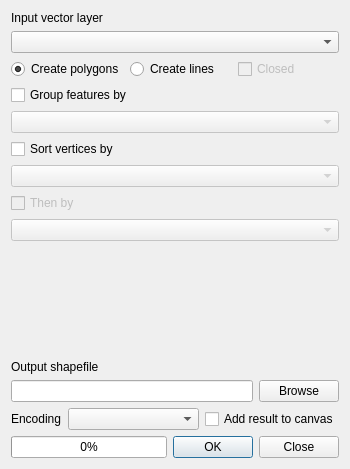
<?xml version="1.0" encoding="UTF-8"?>
<ui version="4.0">
 <class>Dialog</class>
 <widget class="QDialog" name="Dialog">
  <property name="geometry">
   <rect>
    <x>0</x>
    <y>0</y>
    <width>350</width>
    <height>469</height>
   </rect>
  </property>
  <property name="windowTitle">
   <string>Points2One</string>
  </property>
  <property name="locale">
   <locale language="English" country="UnitedStates"/>
  </property>
  <layout class="QVBoxLayout" name="verticalLayout">
   <item>
    <widget class="QLabel" name="label">
     <property name="sizePolicy">
      <sizepolicy hsizetype="Preferred" vsizetype="Preferred">
       <horstretch>0</horstretch>
       <verstretch>0</verstretch>
      </sizepolicy>
     </property>
     <property name="text">
      <string>Input vector layer</string>
     </property>
    </widget>
   </item>
   <item>
    <widget class="QgsMapLayerComboBox" name="wInputLayer">
     <property name="filters">
      <set>QgsMapLayerProxyModel::PointLayer</set>
     </property>
    </widget>
   </item>
   <item>
    <layout class="QHBoxLayout" name="horizontalLayout_4">
     <item>
      <widget class="QRadioButton" name="wCreatePolygons">
       <property name="text">
        <string>Create polygons</string>
       </property>
       <property name="checked">
        <bool>true</bool>
       </property>
      </widget>
     </item>
     <item>
      <widget class="QRadioButton" name="wCreateLines">
       <property name="text">
        <string>Create lines</string>
       </property>
      </widget>
     </item>
     <item>
      <widget class="QCheckBox" name="wCloseLines">
       <property name="enabled">
        <bool>false</bool>
       </property>
       <property name="text">
        <string>Closed</string>
       </property>
       <property name="checkable">
        <bool>true</bool>
       </property>
      </widget>
     </item>
    </layout>
   </item>
   <item>
    <widget class="QCheckBox" name="wGroup">
     <property name="text">
      <string>Group features by</string>
     </property>
    </widget>
   </item>
   <item>
    <widget class="QgsFieldComboBox" name="wGroupField">
     <property name="enabled">
      <bool>false</bool>
     </property>
    </widget>
   </item>
   <item>
    <widget class="QCheckBox" name="wSort1">
     <property name="text">
      <string>Sort vertices by</string>
     </property>
    </widget>
   </item>
   <item>
    <widget class="QgsFieldComboBox" name="wSortField1">
     <property name="enabled">
      <bool>false</bool>
     </property>
    </widget>
   </item>
   <item>
    <widget class="QCheckBox" name="wSort2">
     <property name="enabled">
      <bool>false</bool>
     </property>
     <property name="text">
      <string>Then by</string>
     </property>
    </widget>
   </item>
   <item>
    <widget class="QgsFieldComboBox" name="wSortField2">
     <property name="enabled">
      <bool>false</bool>
     </property>
    </widget>
   </item>
   <item>
    <spacer name="verticalSpacer">
     <property name="orientation">
      <enum>Qt::Vertical</enum>
     </property>
     <property name="sizeHint" stdset="0">
      <size>
       <width>20</width>
       <height>40</height>
      </size>
     </property>
    </spacer>
   </item>
   <item>
    <widget class="QLabel" name="label_2">
     <property name="text">
      <string>Output shapefile</string>
     </property>
    </widget>
   </item>
   <item>
    <layout class="QHBoxLayout" name="horizontalLayout">
     <item>
      <widget class="QLineEdit" name="wOutputFileName">
       <property name="readOnly">
        <bool>true</bool>
       </property>
      </widget>
     </item>
     <item>
      <widget class="QPushButton" name="wBrowse">
       <property name="text">
        <string>Browse</string>
       </property>
      </widget>
     </item>
    </layout>
   </item>
   <item>
    <layout class="QHBoxLayout" name="horizontalLayout_2">
     <item>
      <widget class="QLabel" name="label_3">
       <property name="sizePolicy">
        <sizepolicy hsizetype="Maximum" vsizetype="Preferred">
         <horstretch>0</horstretch>
         <verstretch>0</verstretch>
        </sizepolicy>
       </property>
       <property name="text">
        <string>Encoding</string>
       </property>
      </widget>
     </item>
     <item>
      <widget class="QComboBox" name="wEncoding">
       <property name="sizePolicy">
        <sizepolicy hsizetype="MinimumExpanding" vsizetype="Fixed">
         <horstretch>0</horstretch>
         <verstretch>0</verstretch>
        </sizepolicy>
       </property>
      </widget>
     </item>
     <item>
      <widget class="QCheckBox" name="wAddResult">
       <property name="text">
        <string>Add result to canvas</string>
       </property>
      </widget>
     </item>
    </layout>
   </item>
   <item>
    <layout class="QHBoxLayout" name="horizontalLayout_3">
     <item>
      <widget class="QProgressBar" name="wProgressBar">
       <property name="sizePolicy">
        <sizepolicy hsizetype="Expanding" vsizetype="Fixed">
         <horstretch>0</horstretch>
         <verstretch>0</verstretch>
        </sizepolicy>
       </property>
       <property name="value">
        <number>0</number>
       </property>
      </widget>
     </item>
     <item>
      <widget class="QDialogButtonBox" name="buttonBox">
       <property name="sizePolicy">
        <sizepolicy hsizetype="Minimum" vsizetype="Fixed">
         <horstretch>0</horstretch>
         <verstretch>0</verstretch>
        </sizepolicy>
       </property>
       <property name="standardButtons">
        <set>QDialogButtonBox::Close|QDialogButtonBox::Ok</set>
       </property>
      </widget>
     </item>
    </layout>
   </item>
  </layout>
 </widget>
 <customwidgets>
  <customwidget>
   <class>QgsFieldComboBox</class>
   <extends>QComboBox</extends>
   <header>qgsfieldcombobox.h</header>
  </customwidget>
  <customwidget>
   <class>QgsMapLayerComboBox</class>
   <extends>QComboBox</extends>
   <header>qgsmaplayercombobox.h</header>
  </customwidget>
 </customwidgets>
 <tabstops>
  <tabstop>wInputLayer</tabstop>
  <tabstop>wCreatePolygons</tabstop>
  <tabstop>wCreateLines</tabstop>
  <tabstop>wCloseLines</tabstop>
  <tabstop>wGroup</tabstop>
  <tabstop>wGroupField</tabstop>
  <tabstop>wSort1</tabstop>
  <tabstop>wSortField1</tabstop>
  <tabstop>wSort2</tabstop>
  <tabstop>wSortField2</tabstop>
  <tabstop>wOutputFileName</tabstop>
  <tabstop>wBrowse</tabstop>
  <tabstop>wEncoding</tabstop>
  <tabstop>wAddResult</tabstop>
  <tabstop>buttonBox</tabstop>
 </tabstops>
 <resources/>
 <connections>
  <connection>
   <sender>wCreateLines</sender>
   <signal>toggled(bool)</signal>
   <receiver>wCloseLines</receiver>
   <slot>setEnabled(bool)</slot>
   <hints>
    <hint type="sourcelabel">
     <x>205</x>
     <y>86</y>
    </hint>
    <hint type="destinationlabel">
     <x>302</x>
     <y>86</y>
    </hint>
   </hints>
  </connection>
  <connection>
   <sender>wSort1</sender>
   <signal>toggled(bool)</signal>
   <receiver>wSort2</receiver>
   <slot>setEnabled(bool)</slot>
   <hints>
    <hint type="sourcelabel">
     <x>174</x>
     <y>188</y>
    </hint>
    <hint type="destinationlabel">
     <x>174</x>
     <y>257</y>
    </hint>
   </hints>
  </connection>
  <connection>
   <sender>wSort2</sender>
   <signal>toggled(bool)</signal>
   <receiver>wSortField2</receiver>
   <slot>setEnabled(bool)</slot>
   <hints>
    <hint type="sourcelabel">
     <x>174</x>
     <y>257</y>
    </hint>
    <hint type="destinationlabel">
     <x>174</x>
     <y>292</y>
    </hint>
   </hints>
  </connection>
  <connection>
   <sender>buttonBox</sender>
   <signal>accepted()</signal>
   <receiver>Dialog</receiver>
   <slot>accept()</slot>
   <hints>
    <hint type="sourcelabel">
     <x>251</x>
     <y>443</y>
    </hint>
    <hint type="destinationlabel">
     <x>174</x>
     <y>234</y>
    </hint>
   </hints>
  </connection>
  <connection>
   <sender>buttonBox</sender>
   <signal>rejected()</signal>
   <receiver>Dialog</receiver>
   <slot>reject()</slot>
   <hints>
    <hint type="sourcelabel">
     <x>251</x>
     <y>443</y>
    </hint>
    <hint type="destinationlabel">
     <x>174</x>
     <y>234</y>
    </hint>
   </hints>
  </connection>
  <connection>
   <sender>wGroup</sender>
   <signal>toggled(bool)</signal>
   <receiver>wGroupField</receiver>
   <slot>setEnabled(bool)</slot>
   <hints>
    <hint type="sourcelabel">
     <x>174</x>
     <y>119</y>
    </hint>
    <hint type="destinationlabel">
     <x>174</x>
     <y>154</y>
    </hint>
   </hints>
  </connection>
  <connection>
   <sender>wInputLayer</sender>
   <signal>layerChanged(QgsMapLayer*)</signal>
   <receiver>wGroupField</receiver>
   <slot>setLayer(QgsMapLayer*)</slot>
   <hints>
    <hint type="sourcelabel">
     <x>174</x>
     <y>51</y>
    </hint>
    <hint type="destinationlabel">
     <x>174</x>
     <y>154</y>
    </hint>
   </hints>
  </connection>
  <connection>
   <sender>wInputLayer</sender>
   <signal>layerChanged(QgsMapLayer*)</signal>
   <receiver>wSortField1</receiver>
   <slot>setLayer(QgsMapLayer*)</slot>
   <hints>
    <hint type="sourcelabel">
     <x>174</x>
     <y>51</y>
    </hint>
    <hint type="destinationlabel">
     <x>174</x>
     <y>223</y>
    </hint>
   </hints>
  </connection>
  <connection>
   <sender>wInputLayer</sender>
   <signal>layerChanged(QgsMapLayer*)</signal>
   <receiver>wSortField2</receiver>
   <slot>setLayer(QgsMapLayer*)</slot>
   <hints>
    <hint type="sourcelabel">
     <x>174</x>
     <y>51</y>
    </hint>
    <hint type="destinationlabel">
     <x>174</x>
     <y>292</y>
    </hint>
   </hints>
  </connection>
  <connection>
   <sender>wSort1</sender>
   <signal>toggled(bool)</signal>
   <receiver>wSortField1</receiver>
   <slot>setEnabled(bool)</slot>
   <hints>
    <hint type="sourcelabel">
     <x>174</x>
     <y>188</y>
    </hint>
    <hint type="destinationlabel">
     <x>174</x>
     <y>223</y>
    </hint>
   </hints>
  </connection>
 </connections>
</ui>
